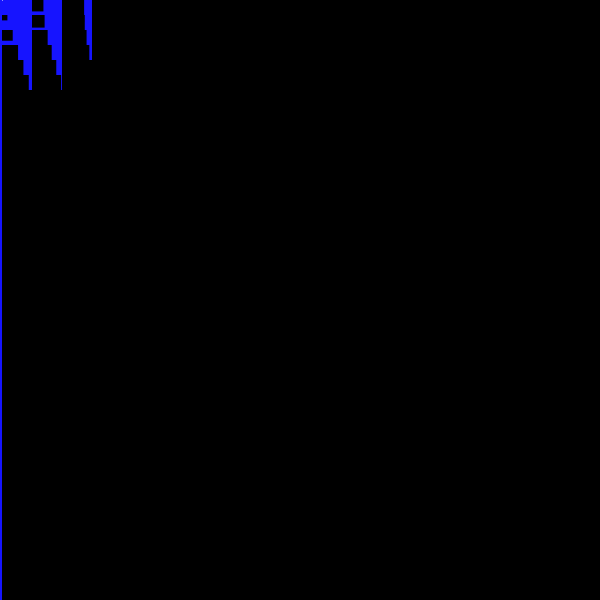
Frame 1 (no input)
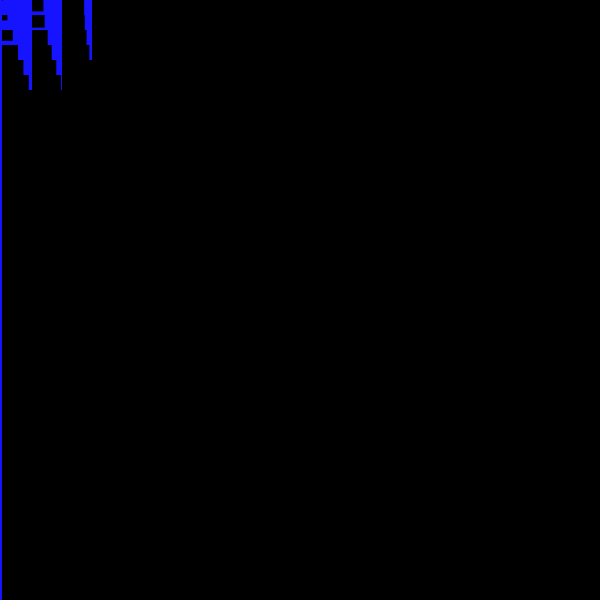
Frame 60 (no input)
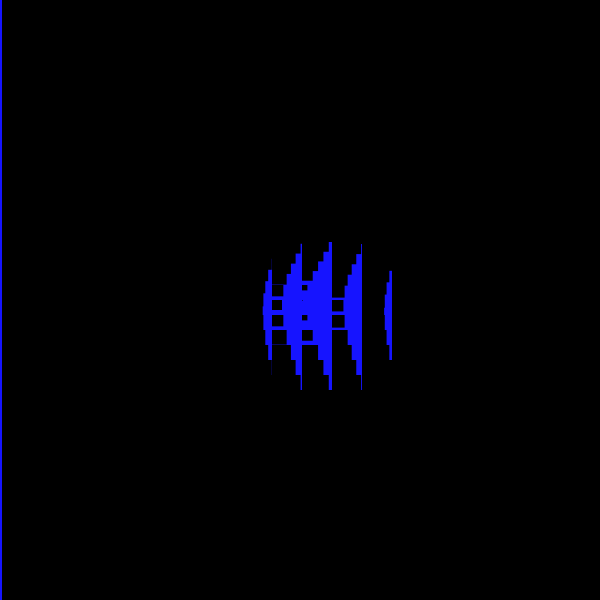
Frame 120 (the mouse pressed at the canvas centre since frame 60)

The p5.js sketch that drew these frames (run headless with seeded random() and noise() and a simulated clock; from frame 60 on, the mouse is pressed at the canvas centre):

// p5.js sketch
// ── sketch.js
let max_distance;

function setup() {
  createCanvas(600,600);
  noStroke();
  max_distance = dist(4, 7, width,height);
}

function draw() {
  background(22,20,500);

  for (let i = 2; i <= width; i += 30){
    for (let j = 0; j <= height; j += 15) {    
      let size = dist(mouseX, mouseY, i, j);
      size = (size / max_distance) * 300;
      rect(i, j, size, size);
      fill(0);
    }
  }
}
